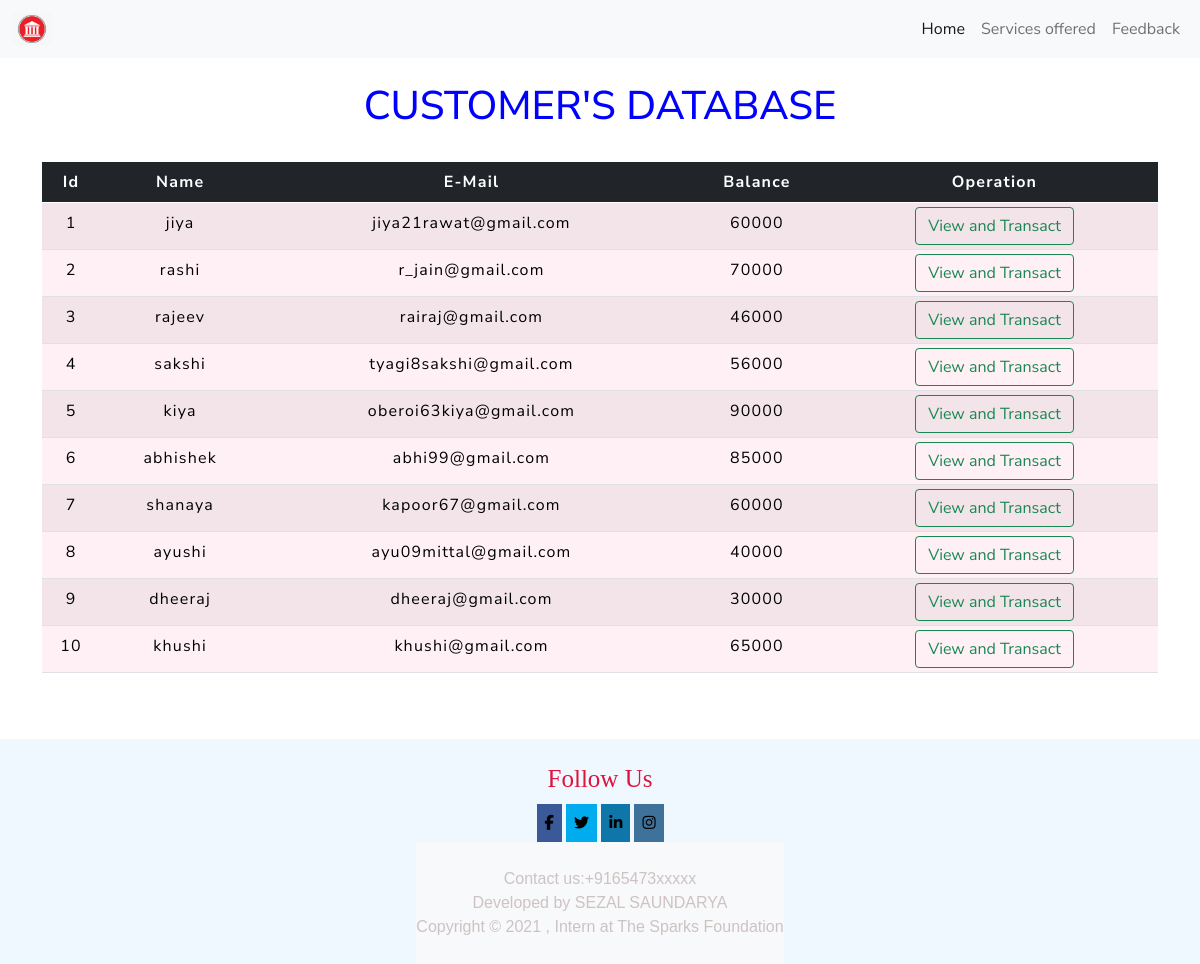
The app's page /transfermoney.php with its own data.
### tables this page shows
CREATE TABLE `users` (
  `id` int(11) NOT NULL,
  `name` varchar(25) NOT NULL,
  `email` varchar(100) DEFAULT NULL,
  `balance` int(11) DEFAULT NULL
);

### transfermoney.php (the view, shortened to what this page needs)
<!doctype html>
<html lang="en">
  <head>
    <link href="https://cdn.jsdelivr.net/npm/bootstrap@5.0.0-beta1/dist/css/bootstrap.min.css" rel="stylesheet">
    <link rel="stylesheet" href="css/style.css">
<link rel="stylesheet" href="css/table.css">
  </head>
  <body>
  <?php
    include 'config.php';
    $sql = "SELECT * FROM users";
    $result = mysqli_query($conn,$sql);
?>
  <nav class="navbar navbar-expand-lg navbar-light bg-light sticky-top">
    <div class="container-fluid">
      <a class="navbar-brand" href="index.php">
        <img src="images/images.png" alt="logo" style="width:40px;">
      </a>
      <div class="collapse navbar-collapse" id="navbarSupportedContent">
        <ul class="navbar-nav ms-auto mb-2 mb-lg-0">
          <li class="nav-item">
            <a class="nav-link active" aria-current="page" href=" index.php ">Home</a>
          </li>
          <li class="nav-item">
            <a class="nav-link" href="#services"> Services offered</a>
          </li>
          <li class="nav-item">
            <a class="nav-link" href="#contact">Feedback</a>
          </li>
        </ul>
      </div>
    </div>
  </nav>
  <div class="container">
        <h2 class="text-center pt-4" style="color : blue;">CUSTOMER'S DATABASE</h2>
        <br>
            <div class="row">
                <div class="col">
                    <div class="table-responsive-sm">
                    <table class="table table-hover table-striped table-sm">
                        <thead style="color : white;" class="table-dark">
                            <tr>
                            <th scope="col" class="text-center py-2">Id</th>
                            <th scope="col" class="text-center py-2">Name</th>
                            <th scope="col" class="text-center py-2">E-Mail</th>
                            <th scope="col" class="text-center py-2">Balance</th>
                            <th scope="col" class="text-center py-2">Operation</th>
                            </tr>
                        </thead>
                        <tbody>
                <?php
                    while($rows=mysqli_fetch_assoc($result)){
                ?>
                    <tr style="color : black;">
                        <td class="py-2"><?php echo $rows['id'] ?></td>
                        <td class="py-2"><?php echo $rows['name']?></td>
                        <td class="py-2"><?php echo $rows['email']?></td>
                        <td class="py-2"><?php echo $rows['balance']?></td>
                        <td><a href="userdetails.php?id= <?php echo $rows['id'] ;?>"> <button class="btn btn-outline-success btn">View and Transact</button></a></td>
                    </tr>
                <?php
                    }
                ?>
                        </tbody>
                    </table>
                    </div>
                </div>
            </div>
         </div>
  <footer>
    <div class="follow">
    <h3 style="color: crimson; font-family: 'Brush script mt', cursive; font-size: 25px;">Follow Us</h3>
      <div class="social">
        <a href="#facebook" class="facebook">
          <i class="fa fa-facebook"></i>
        </a>
        <a href="#twitter" class="twitter">
          <i class="fa fa-twitter"></i>
        </a>
        <a href="#linkedin" class="linkedin">
          <i class="fa fa-linkedin"></i>
        </a>
        <a href="#instagram" class="instagram">
          <i class="fa fa-instagram"></i>
        </a>
      </div>
    </div>
    <p class="text-copy">
    Contact us:+9165473xxxxx <br>
    Developed by SEZAL SAUNDARYA<BR>
      Copyright &copy; 2021 , Intern at The Sparks Foundation
    </p>
  </footer>
  </body>
</html>

### style.css (style rules this page uses)
* { padding: 0px; margin: 0px; }
body { background-image: url("https://media.gettyimages.com/vectors/earn-point-concept-indian-rupee-business-concept-vector-id1179296279?s=612x612"); background-repeat: no-repeat; background-position:right top ; }
footer { display: flex; flex-direction: column; align-items: center; justify-content: center; text-align: center; font-family: sans-serif; color: beige; background-color:aliceblue!important; margin: 0px; margin-top: 50px; padding-top: 25px; }
.text-copy { text-align: center; padding: 25px 0; font-family: sans-serif; display: flex; justify-content: center; color: rgb(206, 194, 194); background-color: #f8f9fa!important; margin: 0px; }
.social { margin-top: 10px; }
.social a { display: inline-block; text-align: center; padding: 8px; color:black ; font-size: 15px; }
.facebook { background: #3b5998; color: white; }
.twitter { color: white; background: #00acee; }
.linkedin { background:#0e76a8; color: white; }
.instagram { background: #3f729b; color: white; }

### table.css (style rules this page uses)
* { padding: 0; margin: 0; box-sizing: border-box; font-family: Nunito Sans ; }
h2 { font-size: 40px; }
table { letter-spacing: 1.2px; background-color: lavenderblush; border: ; }
td { text-align: center; }
button { border:none; background: chartreuse; transition: 1s; }

### records on screen
users: id "1", name "jiya", email "jiya21rawat@gmail.com", balance "60000"
users: id "2", name "rashi", email "r_jain@gmail.com", balance "70000"
users: id "3", name "rajeev", email "rairaj@gmail.com", balance "46000"
users: id "4", name "sakshi", email "tyagi8sakshi@gmail.com", balance "56000"
users: id "5", name "kiya", email "oberoi63kiya@gmail.com", balance "90000"
users: id "6", name "abhishek", email "abhi99@gmail.com", balance "85000"
users: id "7", name "shanaya", email "kapoor67@gmail.com", balance "60000"
users: id "8", name "ayushi", email "ayu09mittal@gmail.com", balance "40000"
users: id "9", name "dheeraj", email "dheeraj@gmail.com", balance "30000"
users: id "10", name "khushi", email "khushi@gmail.com", balance "65000"
